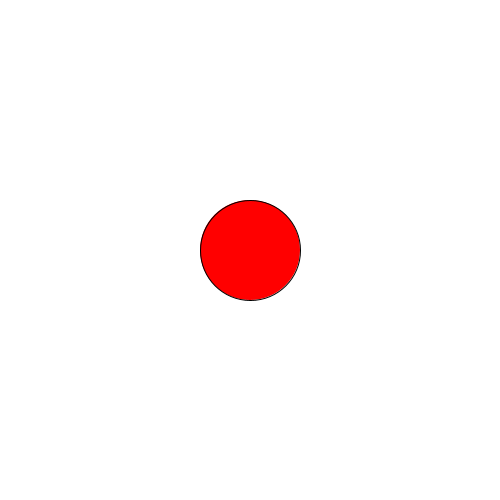
Frame 1 (no input)
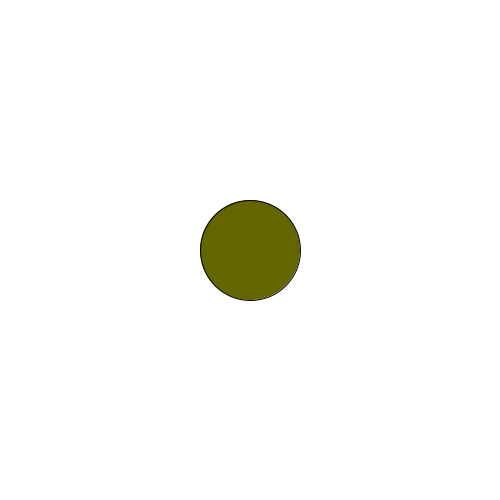
Frame 60 (the mouse pressed at the canvas centre just before this capture)
Frame 120 (the mouse held since frame 60 and released just before this capture): identical to frame 1, image omitted

The Processing sketch that drew these frames (run headless with seeded random() and noise(); from frame 60 on, the mouse is pressed at the canvas centre):

// Processing sketch: Conditionals
// ── Conditionals.pde
float xPos;
float yPos;
float d;
boolean onoff = false;;



 
 void setup()
 {
   
  size(500,500);
  
   
 }
 
 
 void draw()
 {
    


  
  
  if(onoff)
  {
  background(0);
  }
  else
  {
    background (255);
  }
  
  

  
  xPos = width/2;
  yPos = height/2;
  
  fill(100,100,0);
  
  
   if(d < 50)
  {
   
    fill(255,0,0);
  }

  ellipse(xPos, yPos, 100,100);
  
  d = dist(mouseX, mouseY, xPos, yPos);
  
   
   
 }
   
  void mousePressed()
  {
        
 if(d < 50 )
  {
    onoff = !onoff;  
    
  }
  }
 
 
 
